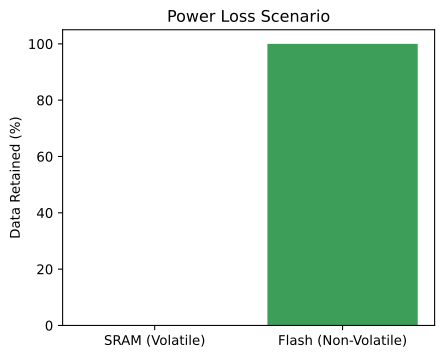

Here is the Python script that generated this plot:
import os
import matplotlib.pyplot as plt

labels = ['SRAM (Volatile)', 'Flash (Non-Volatile)']
retention = [0, 100]

plt.figure(figsize=(5, 4))
plt.bar(labels, retention, color=['#c87b2a', '#3d9e5a'])
plt.ylabel('Data Retained (%)')
plt.title('Power Loss Scenario')

out = os.environ.get('VISUAL_OUT_PATH', 'out.svg')
plt.savefig(out, format='svg', bbox_inches='tight')
